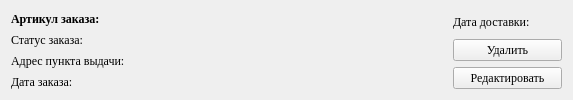
<?xml version="1.0" encoding="UTF-8"?>
<ui version="4.0">
 <class>OrderFrame</class>
 <widget class="QFrame" name="OrderFrame">
  <property name="geometry">
   <rect>
    <x>0</x>
    <y>0</y>
    <width>573</width>
    <height>100</height>
   </rect>
  </property>
  <property name="minimumSize">
   <size>
    <width>573</width>
    <height>100</height>
   </size>
  </property>
  <property name="maximumSize">
   <size>
    <width>573</width>
    <height>100</height>
   </size>
  </property>
  <property name="baseSize">
   <size>
    <width>573</width>
    <height>100</height>
   </size>
  </property>
  <property name="font">
   <font>
    <family>Times New Roman</family>
   </font>
  </property>
  <property name="windowTitle">
   <string>Frame</string>
  </property>
  <layout class="QGridLayout" name="gridLayout_2" rowstretch="0,0,0" columnstretch="4,1">
   <item row="1" column="1">
    <layout class="QVBoxLayout" name="verticalLayout_2">
     <item>
      <widget class="QLabel" name="DateDelivery">
       <property name="text">
        <string>Дата доставки: </string>
       </property>
      </widget>
     </item>
     <item>
      <widget class="QPushButton" name="Delete">
       <property name="text">
        <string>Удалить</string>
       </property>
      </widget>
     </item>
     <item>
      <widget class="QPushButton" name="Update">
       <property name="text">
        <string>Редактировать</string>
       </property>
      </widget>
     </item>
    </layout>
   </item>
   <item row="1" column="0">
    <layout class="QVBoxLayout" name="verticalLayout">
     <item>
      <widget class="QLabel" name="Article">
       <property name="font">
        <font>
         <weight>75</weight>
         <bold>true</bold>
        </font>
       </property>
       <property name="text">
        <string>Артикул заказа: </string>
       </property>
      </widget>
     </item>
     <item>
      <widget class="QLabel" name="Status">
       <property name="text">
        <string>Статус заказа: </string>
       </property>
      </widget>
     </item>
     <item>
      <widget class="QLabel" name="Address">
       <property name="text">
        <string>Адрес пункта выдачи:</string>
       </property>
      </widget>
     </item>
     <item>
      <widget class="QLabel" name="Date">
       <property name="text">
        <string>Дата заказа: </string>
       </property>
      </widget>
     </item>
    </layout>
   </item>
  </layout>
 </widget>
 <resources/>
 <connections/>
</ui>
